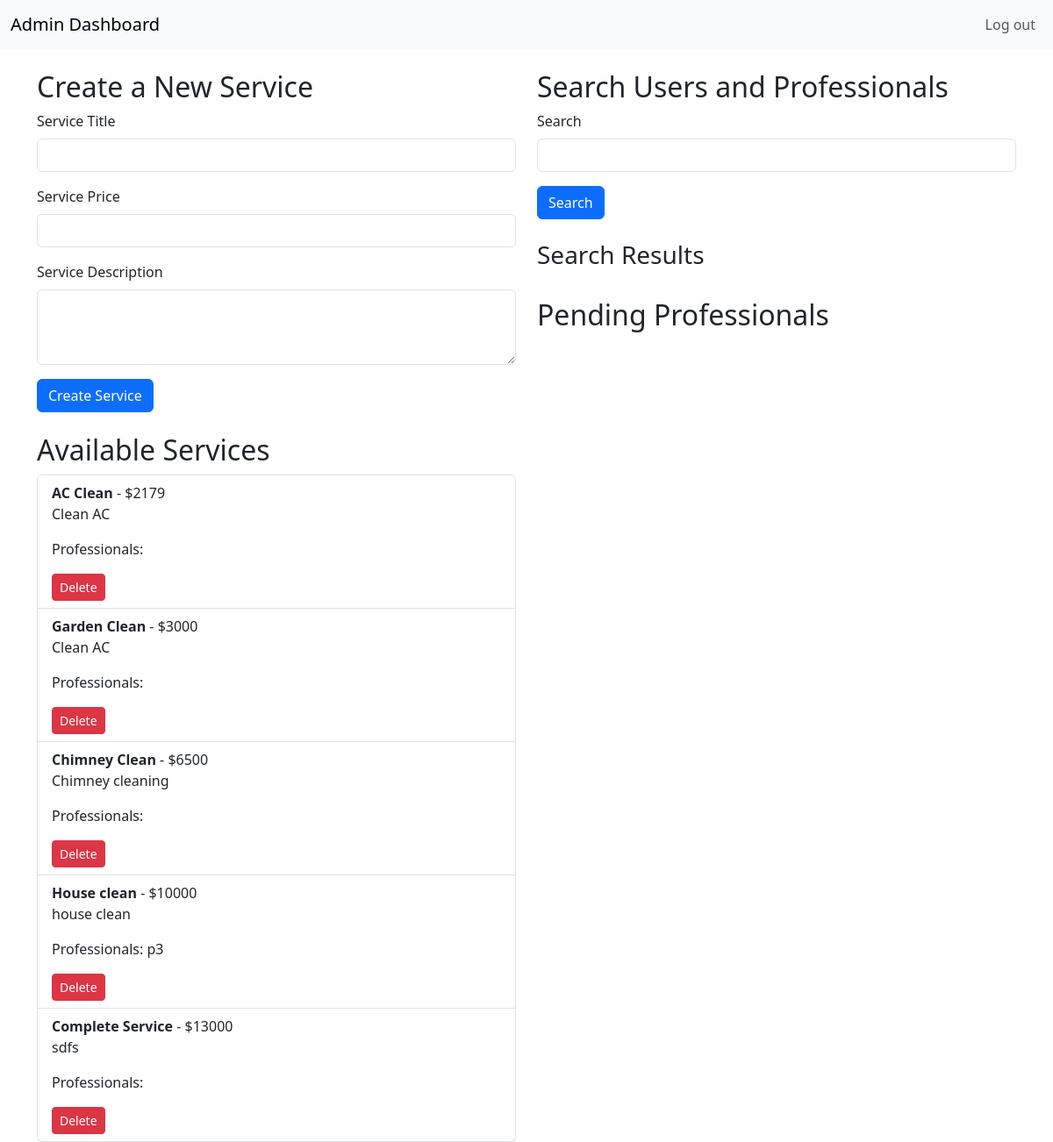
The page /admin_dashboard (signed in) on the database its author committed.
### main.py (models this page shows, shortened)
class Service(db.Model):
    __tablename__ = 'service'
    service_id = db.Column(db.Integer, primary_key=True, autoincrement=True)
    title = db.Column(db.String(50), nullable=False, unique=True)
    price = db.Column(db.Integer, nullable=False)
    content = db.Column(db.Text)
    professionals = relationship('Service_Proffessional', back_populates='service', passive_deletes=True)
    service_requests = relationship('ServiceRequest', back_populates='service', cascade='all, delete-orphan')

class Service_Proffessional(db.Model, UserMixin):
    __tablename__ = 'service_proffessional'
    sp_username = db.Column(db.String, primary_key=True)
    password = db.Column(db.String(128), nullable=False)
    flagged = db.Column(db.Boolean, default=False)
    approved = db.Column(db.Boolean, default=False)  # New field for admin approval
    pincode = db.Column(db.Integer, nullable=False)
    service_id = db.Column(db.Integer, db.ForeignKey('service.service_id', ondelete='SET NULL'), nullable=True)
    service_name = db.Column(db.String(50))
    service = relationship('Service', back_populates='professionals', passive_deletes=True)
    service_requests = relationship('ServiceRequest', back_populates='professional', cascade='all, delete-orphan')
    ratings = relationship('Rating', back_populates='professional', cascade='all, delete-orphan')
    @property
    def password_hash(self):
        raise AttributeError('Error Rouse')

### main.py (the view, shortened to what this page needs)
@app.route('/admin_dashboard', methods=['GET', 'POST'])
@login_required
def admin_dashboard():
    if not current_user.is_admin:
        flash("Access denied.")
        return redirect(url_for('start'))
    service_form = ServiceForm()
    flag_form = FlagUserForm()
    delete_form = DeleteUserForm()
    services = Service.query.all()
    pending_professionals = Service_Proffessional.query.filter_by(approved=False).all()
    search_form = SearchForm()
    professionals = []
    customers = []
    return render_template('admin_dashboard.html',
                         service_form=service_form,
                         pending_professionals=pending_professionals,
                         services=services,
                         search_form=search_form,
                         professionals=professionals,
                         customers=customers,
                         flag_form=flag_form,
                         delete_form=delete_form)

### main.py
class ServiceForm(FlaskForm):
    title = StringField("Service Title", validators=[DataRequired()])
    price = StringField("Service Price", validators=[DataRequired()])
    content = TextAreaField("Service Description", validators=[DataRequired()])
    submit = SubmitField("Create Service")

class FlagUserForm(FlaskForm):
    username = StringField('Username', validators=[DataRequired()])
    submit_flag = SubmitField('Flag User')
    submit_unflag = SubmitField('Unflag User')

### main.py (called while the page is built, shortened)
@login_manager.user_loader
def load_user(user_id):
    admin = Admin.query.get(user_id)
    if admin:
        return admin

### templates/admin_dashboard.html (shortened to what this page needs)
<!DOCTYPE html>
<html lang="en">
<head>
    <link href="https://cdn.jsdelivr.net/npm/bootstrap@5.3.3/dist/css/bootstrap.min.css" rel="stylesheet"
>
</head>
<body>
    <nav class="navbar navbar-expand-lg navbar-light bg-light">
        <div class="container-fluid">
            <a class="navbar-brand" href="#">Admin Dashboard</a>
            <div class="collapse navbar-collapse justify-content-end" id="navbarSupportedContent">
                <ul class="navbar-nav">
                    <li class="nav-item ms-3">
                        <a class="nav-link" href="{{ url_for('admin_logout') }}">Log out</a>
                    </li>
                </ul>
            </div>
        </div>
    </nav>
    <div class="container mt-4">
        <div class="row">
            <div class="col-md-6">
                <h2>Create a New Service</h2>
                <form method="POST" action="{{ url_for('admin_dashboard') }}">
                    <div class="mb-3">
                        {{ service_form.title.label(class="form-label") }}
                        {{ service_form.title(class="form-control") }}
                    </div>
                    <div class="mb-3">
                        {{ service_form.price.label(class="form-label") }}
                        {{ service_form.price(class="form-control") }}
                    </div>
                    <div class="mb-3">
                        {{ service_form.content.label(class="form-label") }}
                        {{ service_form.content(class="form-control", rows=3) }}
                    </div>
                    <button type="submit" name="create_service" class="btn btn-primary">Create Service</button>
                </form>
                <h2 class="mt-4">Available Services</h2>
                <ul class="list-group">
                    {% for service in services %}
                    <li class="list-group-item">
                        <strong>{{ service.title }}</strong> - ${{ service.price }}
                        <p>{{ service.content }}</p>
                        <p>Professionals:
                            {% for professional in service.professionals %}
                                {{ professional.sp_username }}{% if not loop.last %}, {% endif %}
                            {% endfor %}
                        </p>
                        <form method="POST" action="{{ url_for('admin_dashboard') }}" style="display:inline;">
                            <button type="submit" name="delete_service" value="{{ service.service_id }}" class="btn btn-danger btn-sm">Delete</button>
                        </form>
                    </li>
                    {% endfor %}
                </ul>
            </div>
            <div class="col-md-6">
                <h2>Search Users and Professionals</h2>
                <form method="POST" action="{{ url_for('search_user') }}">
                    <div class="mb-3">
                        {{ search_form.search.label(class="form-label") }}
                        {{ search_form.search(class="form-control") }}
                    </div>
                    <button type="submit" class="btn btn-primary">Search</button>
                </form>
                <h3 class="mt-4">Search Results</h3>
                <h2 class="mt-4">Pending Professionals</h2>
            </div>
        </div>
    </div>
</body>
</html>

### rows shown on the page
Service: title "AC Clean", price "2179", content "Clean AC", {{ service.service_id }} 2 (drawn)
Service: title "Garden Clean", price "3000", content "Clean AC", {{ service.service_id }} 3 (drawn)
Service: title "Chimney Clean", price "6500", content "Chimney cleaning", {{ service.service_id }} 6 (drawn)
Service: title "House clean", price "10000", content "house clean", {{ service.service_id }} 7 (drawn)
Service_Proffessional: sp_username "p3"
Service: title "Complete Service", price "13000", content "sdfs", {{ service.service_id }} 8 (drawn)

### other values the page prints
{{ service_form.title.label(class="form-label") }} "Service Title"
{{ service_form.price.label(class="form-label") }} "Service Price"
{{ service_form.content.label(class="form-label") }} "Service Description"
{{ search_form.search.label(class="form-label") }} "Search"
